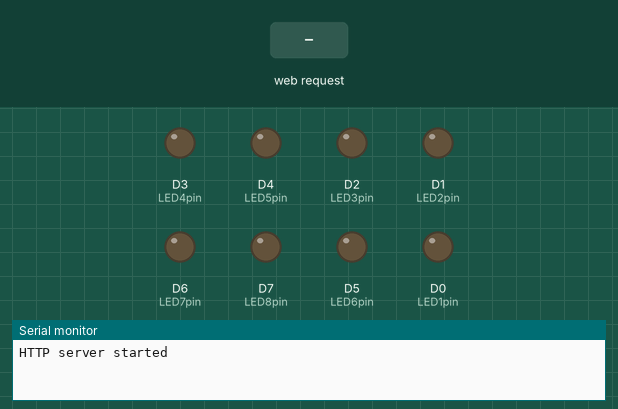
This sketch was run on a simulated ESP8266 (NodeMCU). Parts: output pins drawn as LEDs (lit = HIGH), the last lines printed to the serial monitor. Inputs (shaded band) come from the test bench.

Above: at 1.3 s.
1.4 s: HTTP request GET /led1on received
At 2.2 s:
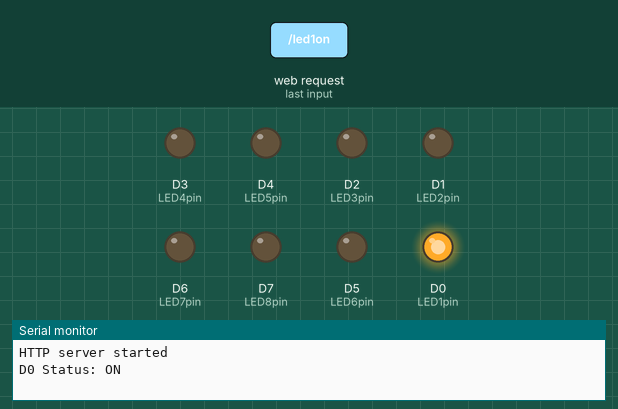
2.9 s: HTTP request GET /led2on received
At 3.3 s:
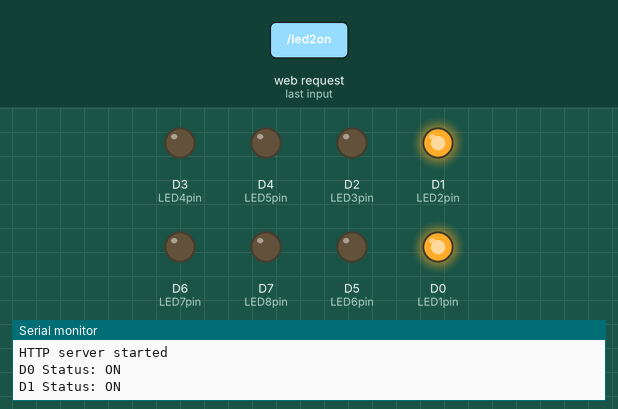
4.4 s: HTTP request GET /led1off received
At 5.6 s:
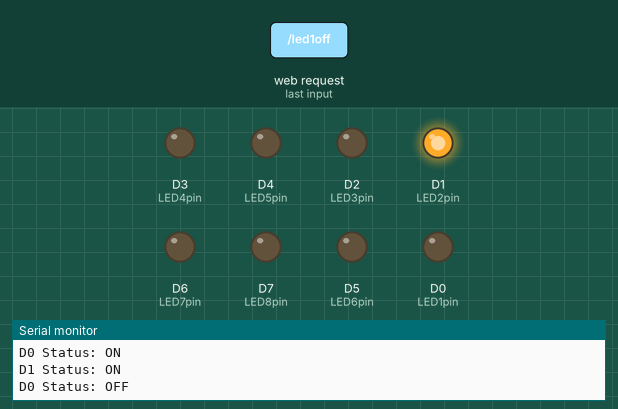
5.9 s: HTTP request GET /led3on received
At 6.8 s:
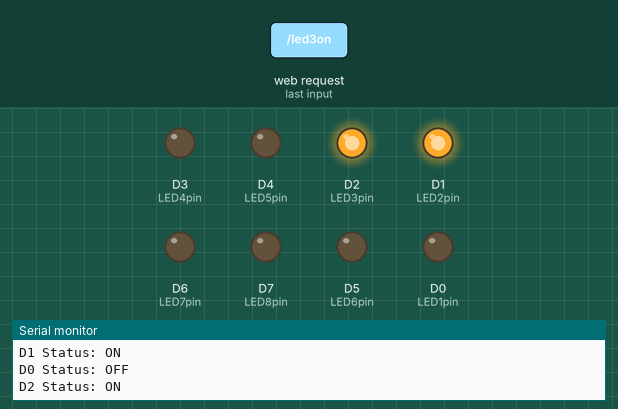
7.4 s: HTTP request GET /led2off received
At 7.9 s:
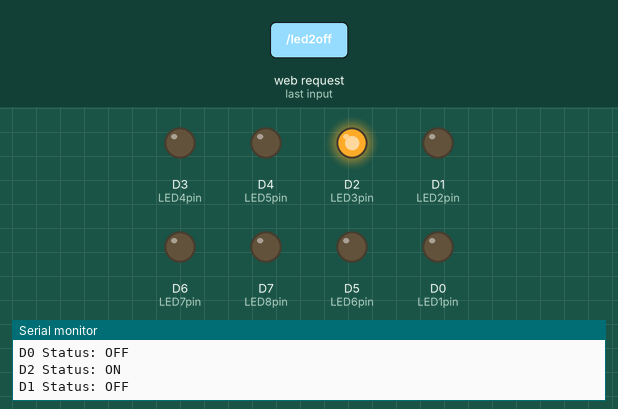
8.9 s: HTTP request GET /led4on received
At 10.3 s:
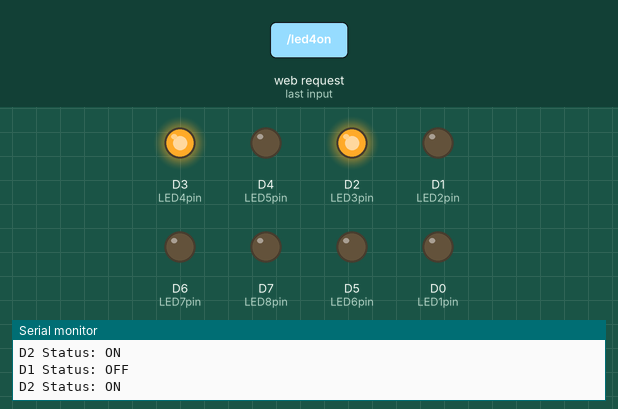
Timing chart, 0 to 11.4 s (numbered marks = the images above; inputs shaded):
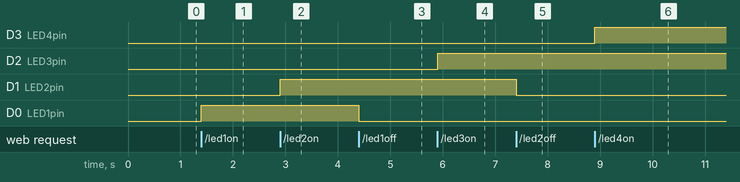

The sketch:

8_control_pin.ino
```cpp
#include <ESP8266WiFi.h>
#include <ESP8266WebServer.h>

/* Put your SSID & Password */
const char* ssid = "Corona Virus";  // Enter SSID here
const char* password = "12345678";  //Enter Password here

/* Put IP Address details */
IPAddress local_ip(192,168,1,1);
IPAddress gateway(192,168,1,1);
IPAddress subnet(255,255,255,0);

ESP8266WebServer server(80);

uint8_t LED1pin = D0;
bool LED1status = LOW;

uint8_t LED2pin = D1;
bool LED2status = LOW;

uint8_t LED3pin = D2;
bool LED3status = LOW;

uint8_t LED4pin = D3;
bool LED4status = LOW;

uint8_t LED5pin = D4;
bool LED5status = LOW;

uint8_t LED6pin = D5;
bool LED6status = LOW;

uint8_t LED7pin = D6;
bool LED7status = LOW;

uint8_t LED8pin = D7;
bool LED8status = LOW;

void setup() {
  Serial.begin(115200);
  pinMode(LED1pin, OUTPUT);
  pinMode(LED2pin, OUTPUT);
  pinMode(LED3pin, OUTPUT);
  pinMode(LED4pin, OUTPUT);
  pinMode(LED5pin, OUTPUT);
  pinMode(LED6pin, OUTPUT);
  pinMode(LED7pin, OUTPUT);
  pinMode(LED8pin, OUTPUT);

  WiFi.softAP(ssid, password);
  WiFi.softAPConfig(local_ip, gateway, subnet);
  delay(100);

  server.on("/", handle_OnConnect);
  server.on("/led1on", handle_led1on);
  server.on("/led1off", handle_led1off);
  server.on("/led2on", handle_led2on);
  server.on("/led2off", handle_led2off);
  server.on("/led3on", handle_led3on);
  server.on("/led3off", handle_led3off);
  server.on("/led4on", handle_led4on);
  server.on("/led4off", handle_led4off);
  server.on("/led5on", handle_led5on);
  server.on("/led5off", handle_led5off);
  server.on("/led6on", handle_led6on);
  server.on("/led6off", handle_led6off);
  server.on("/led7on", handle_led7on);
  server.on("/led7off", handle_led7off);
  server.on("/led8on", handle_led8on);
  server.on("/led8off", handle_led8off);
  server.on("/allon", handle_allon);
  server.on("/alloff", handle_alloff);


  server.onNotFound(handle_NotFound);

  server.begin();
  Serial.println("HTTP server started");
}
void loop() {
  server.handleClient();
  if(LED1status)
  {digitalWrite(LED1pin, HIGH);}
  else
  {digitalWrite(LED1pin, LOW);}

  if(LED2status)
  {digitalWrite(LED2pin, HIGH);}
  else
  {digitalWrite(LED2pin, LOW);}

  if(LED3status)
  {digitalWrite(LED3pin, HIGH);}
  else
  {digitalWrite(LED3pin, LOW);}

  if(LED4status)
  {digitalWrite(LED4pin, HIGH);}
  else
  {digitalWrite(LED4pin, LOW);}

  if(LED5status)
  {digitalWrite(LED5pin, HIGH);}
  else
  {digitalWrite(LED5pin, LOW);}

  if(LED6status)
  {digitalWrite(LED6pin, HIGH);}
  else
  {digitalWrite(LED6pin, LOW);}

  if(LED7status)
  {digitalWrite(LED7pin, HIGH);}
  else
  {digitalWrite(LED7pin, LOW);}

  if(LED8status)
  {digitalWrite(LED8pin, HIGH);}
  else
  {digitalWrite(LED8pin, LOW);}

}

void handle_OnConnect() {
//  LED1status = LOW;
//  LED2status = LOW;
//  Serial.println("GPIO7 Status: OFF | GPIO6 Status: OFF");
  server.send(200, "text/html", SendHTML(LED1status,LED2status,LED3status,LED4status,LED5status,LED6status,LED7status,LED8status));
}

void handle_led1on() {
  LED1status = HIGH;
  Serial.println("D0 Status: ON");
  server.send(200, "text/html", SendHTML(true,LED2status,LED3status,LED4status,LED5status,LED6status,LED7status,LED8status));
}

void handle_led1off() {
  LED1status = LOW;
  Serial.println("D0 Status: OFF");
  server.send(200, "text/html", SendHTML(false,LED2status,LED3status,LED4status,LED5status,LED6status,LED7status,LED8status));
}

void handle_led2on() {
  LED2status = HIGH;
  Serial.println("D1 Status: ON");
  server.send(200, "text/html", SendHTML(LED1status,true,LED3status,LED4status,LED5status,LED6status,LED7status,LED8status));
}

void handle_led2off() {
  LED2status = LOW;
  Serial.println("D1 Status: OFF");
  server.send(200, "text/html", SendHTML(LED1status,false,LED3status,LED4status,LED5status,LED6status,LED7status,LED8status));
}

void handle_led3on() {
  LED3status = HIGH;
  Serial.println("D2 Status: ON");
  server.send(200, "text/html", SendHTML(LED1status,LED2status,true,LED4status,LED5status,LED6status,LED7status,LED8status));
}

void handle_led3off() {
  LED3status = LOW;
  Serial.println("D2 Status: OFF");
  server.send(200, "text/html", SendHTML(LED1status,LED2status,false,LED4status,LED5status,LED6status,LED7status,LED8status));
}

void handle_led4on() {
  LED4status = HIGH;
  Serial.println("D2 Status: ON");
  server.send(200, "text/html", SendHTML(LED1status,LED2status,LED3status,true,LED5status,LED6status,LED7status,LED8status));
}

void handle_led4off() {
  LED4status = LOW;
  Serial.println("D2 Status: OFF");
  server.send(200, "text/html", SendHTML(LED1status,LED2status,LED3status,false,LED5status,LED6status,LED7status,LED8status));
}

void handle_led5on() {
  LED5status = HIGH;
  Serial.println("D0 Status: ON");
  server.send(200, "text/html", SendHTML(LED1status,LED2status,LED3status,LED4status,true,LED6status,LED7status,LED8status));
}

void handle_led5off() {
  LED5status = LOW;
  Serial.println("D0 Status: OFF");
  server.send(200, "text/html", SendHTML(LED1status,LED2status,LED3status,LED4status,false,LED6status,LED7status,LED8status));
}

void handle_led6on() {
  LED6status = HIGH;
  Serial.println("D1 Status: ON");
  server.send(200, "text/html", SendHTML(LED1status,LED2status,LED3status,LED4status,LED5status,true,LED7status,LED8status));
}

void handle_led6off() {
  LED6status = LOW;
  Serial.println("D1 Status: OFF");
  server.send(200, "text/html", SendHTML(LED1status,LED2status,LED3status,LED4status,LED5status,false,LED7status,LED8status));
}

void handle_led7on() {
  LED7status = HIGH;
  Serial.println("D2 Status: ON");
  server.send(200, "text/html", SendHTML(LED1status,LED2status,LED3status,LED4status,LED5status,LED6status,true,LED8status));
}

void handle_led7off() {
  LED7status = LOW;
  Serial.println("D2 Status: OFF");
  server.send(200, "text/html", SendHTML(LED1status,LED2status,LED3status,LED4status,LED5status,LED6status,false,LED8status));
}

void handle_led8on() {
  LED8status = HIGH;
  Serial.println("D2 Status: ON");
  server.send(200, "text/html", SendHTML(LED1status,LED2status,LED3status,LED4status,LED5status,LED6status,LED7status,true));
}

void handle_led8off() {
  LED8status = LOW;
  Serial.println("D2 Status: OFF");
  server.send(200, "text/html", SendHTML(LED1status,LED2status,LED3status,LED4status,LED5status,LED6status,LED7status,false));
}

void handle_alloff(){
  handle_led1off();
  handle_led2off();
  handle_led3off();
  handle_led4off();
  handle_led5off();
  handle_led6off();
  handle_led7off();
  handle_led8off();
}

void handle_allon(){
  handle_led1on();
  handle_led2on();
  handle_led3on();
  handle_led4on();
  handle_led5on();
  handle_led6on();
  handle_led7on();
  handle_led8on();
}

void handle_NotFound(){
  server.send(404, "text/plain", "Not found");
}

String SendHTML(uint8_t led1stat,uint8_t led2stat,uint8_t led3stat,uint8_t led4stat,uint8_t led5stat,uint8_t led6stat,uint8_t led7stat,uint8_t led8stat){
  String ptr = "<!DOCTYPE html> <html>\n";
  ptr +="<head><meta name=\"viewport\" content=\"width=device-width, initial-scale=1.0, user-scalable=no\">\n";
  ptr +="<title>LED Control</title>\n";
  ptr +="<style>html { font-family: Helvetica; display: inline-block; margin: 0px auto; text-align: center;}\n";
  ptr +="body{margin-top: 50px;} h1 {color: #444444;margin: 50px auto 30px;} h3 {color: #444444;margin-bottom: 50px;}\n";
  ptr +=".button {display: block;width: 80px;background-color: #1abc9c;border: none;color: white;padding: 13px 30px;text-decoration: none;font-size: 25px;margin: 0px auto 35px;cursor: pointer;border-radius: 4px;}\n";
  ptr +=".button-on {background-color: #1abc9c;}\n";
  ptr +=".button-on:active {background-color: #16a085;}\n";
  ptr +=".button-off {background-color: #34495e;}\n";
  ptr +=".button-off:active {background-color: #2c3e50;}\n";
  ptr +="p {font-size: 14px;color: #888;margin-bottom: 10px;}\n";
  ptr +="</style>\n";
  ptr +="</head>\n";
  ptr +="<body>\n";
  ptr +="<h1>ESP8266 Web Server</h1>\n";
  ptr +="<h3>Using Access Point(AP) Mode</h3>\n";

   if(led1stat)
  {ptr +="<p>LED1 Status: ON</p><a class=\"button button-off\" href=\"/led1off\">OFF</a>\n";}
  else
  {ptr +="<p>LED1 Status: OFF</p><a class=\"button button-on\" href=\"/led1on\">ON</a>\n";}

  if(led2stat)
  {ptr +="<p>LED2 Status: ON</p><a class=\"button button-off\" href=\"/led2off\">OFF</a>\n";}
  else
  {ptr +="<p>LED2 Status: OFF</p><a class=\"button button-on\" href=\"/led2on\">ON</a>\n";}

  if(led3stat)
  {ptr +="<p>LED3 Status: ON</p><a class=\"button button-off\" href=\"/led3off\">OFF</a>\n";}
  else
  {ptr +="<p>LED3 Status: OFF</p><a class=\"button button-on\" href=\"/led3on\">ON</a>\n";}

  if(led4stat)
  {ptr +="<p>LED4 Status: ON</p><a class=\"button button-off\" href=\"/led4off\">OFF</a>\n";}
  else
  {ptr +="<p>LED4 Status: OFF</p><a class=\"button button-on\" href=\"/led4on\">ON</a>\n";}

  if(led5stat)
  {ptr +="<p>LED5 Status: ON</p><a class=\"button button-off\" href=\"/led5off\">OFF</a>\n";}
  else
  {ptr +="<p>LED5 Status: OFF</p><a class=\"button button-on\" href=\"/led5on\">ON</a>\n";}

  if(led6stat)
  {ptr +="<p>LED6 Status: ON</p><a class=\"button button-off\" href=\"/led6off\">OFF</a>\n";}
  else
  {ptr +="<p>LED6 Status: OFF</p><a class=\"button button-on\" href=\"/led6on\">ON</a>\n";}

  if(led7stat)
  {ptr +="<p>LED7 Status: ON</p><a class=\"button button-off\" href=\"/led7off\">OFF</a>\n";}
  else
  {ptr +="<p>LED7 Status: OFF</p><a class=\"button button-on\" href=\"/led7on\">ON</a>\n";}

  if(led8stat)
  {ptr +="<p>LED8 Status: ON</p><a class=\"button button-off\" href=\"/led8off\">OFF</a>\n";}
  else
  {ptr +="<p>LED8 Status: OFF</p><a class=\"button button-on\" href=\"/led8on\">ON</a>\n";}

  ptr +="</body>\n";
  ptr +="</html>\n";
  return ptr;
}
```

Measured:
- after the input at 1.4 s, D0 (LED1pin): LOW → HIGH at once
- after the input at 2.9 s, D1 (LED2pin): LOW → HIGH at once
- after the input at 4.4 s, D0 (LED1pin): HIGH → LOW at once
- after the input at 5.9 s, D2 (LED3pin): LOW → HIGH at once
- after the input at 7.4 s, D1 (LED2pin): HIGH → LOW at once
- after the input at 8.9 s, D3 (LED4pin): LOW → HIGH at once
